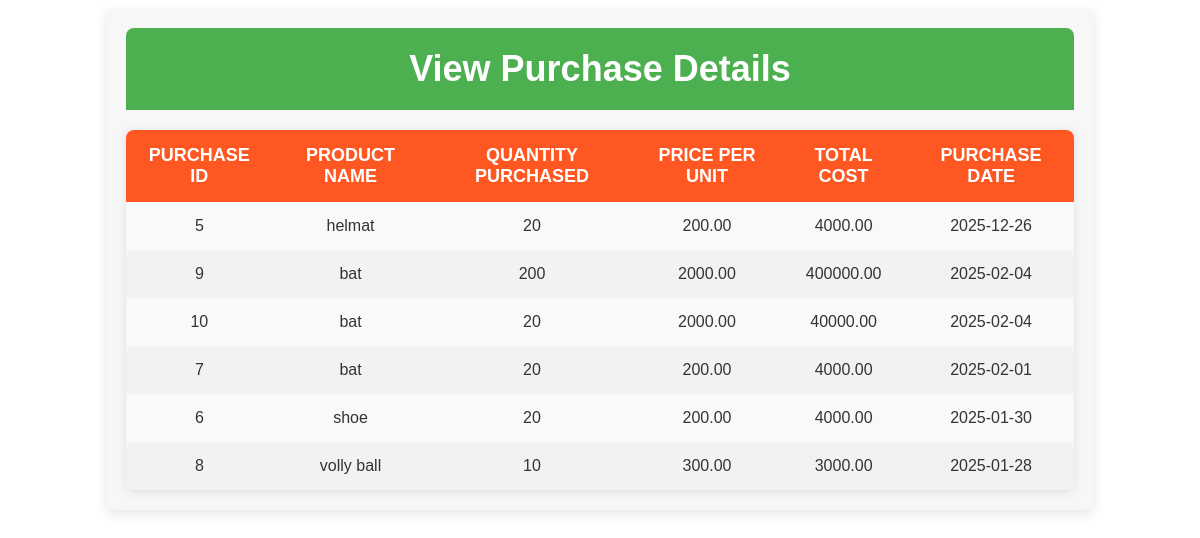
/view_purchase_details.php, run on the app's committed database.
### tables this page shows
CREATE TABLE `purchases` (
  `id` int(11) NOT NULL,
  `product_id` int(11) NOT NULL,
  `quantity` int(11) NOT NULL,
  `price` decimal(10,2) NOT NULL,
  `purchase_date` date NOT NULL
);

CREATE TABLE `products` (
  `id` int(11) NOT NULL,
  `name` varchar(255) NOT NULL,
  `description` text DEFAULT NULL,
  `price` decimal(10,2) NOT NULL,
  `quantity` int(11) NOT NULL,
  `image` varchar(255) NOT NULL
);

### view_purchase_details.php (the view, shortened to what this page needs)
<?php
$servername = "localhost";
$username = "root";
$password = "";
$dbname = "project";
$conn = new mysqli($servername, $username, $password, $dbname);
$sql = "SELECT purchases.id, products.name AS product_name, purchases.quantity, purchases.price,
        purchases.purchase_date, (purchases.quantity * purchases.price) AS total_cost
        FROM purchases
        JOIN products ON purchases.product_id = products.id
        ORDER BY purchases.purchase_date DESC";
$result = $conn->query($sql);
?>
<!DOCTYPE html>
<html lang="en">
<head>
    <link rel="stylesheet" href="sales_details.css">
</head>
<body>
    <div class="container">
        <header>
            <h1>View Purchase Details</h1>
        </header>
        <table>
            <thead>
                <tr>
                    <th>Purchase ID</th>
                    <th>Product Name</th>
                    <th>Quantity Purchased</th>
                    <th>Price per Unit</th>
                    <th>Total Cost</th>
                    <th>Purchase Date</th>
                </tr>
            </thead>
            <tbody>
                <?php
                if ($result->num_rows > 0) {
                    while($row = $result->fetch_assoc()) {
                        echo "<tr>
                                <td>" . $row['id'] . "</td>
                                <td>" . $row['product_name'] . "</td>
                                <td>" . $row['quantity'] . "</td>
                                <td>" . $row['price'] . "</td>
                                <td>" . $row['total_cost'] . "</td>
                                <td>" . $row['purchase_date'] . "</td>
                              </tr>";
                    }
                } else {
                    echo "<tr><td colspan='6'>No purchase records found</td></tr>";
                }
                ?>
            </tbody>
        </table>
    </div>
</body>
</html>

### sales_details.css (style rules this page uses)
.container { width: 80%; margin: 0 auto; padding: 20px; font-family: 'Arial', sans-serif; background-color: #f7f7f7; border-radius: 8px; box-shadow: 0 4px 12px rgba(0, 0, 0, 0.1); }
header { text-align: center; padding: 20px 0; background-color: #4CAF50; color: white; border-radius: 8px 8px 0 0; }
header h1 { font-size: 36px; margin: 0; }
table { width: 100%; border-collapse: collapse; margin-top: 20px; background-color: #fff; border-radius: 8px; overflow: hidden; box-shadow: 0 2px 10px rgba(0, 0, 0, 0.1); }
th { background-color: #FF5722; color: white; font-weight: bold; padding: 15px; font-size: 18px; text-transform: uppercase; }
td { text-align: center; padding: 15px; font-size: 16px; background-color: #f9f9f9; color: #333; }
tr:nth-child(even) td { background-color: #f2f2f2; }

### data on the page
purchases: id "5", product.name "helmat", quantity "20", price "200.00", total_cost "4000.00", purchase_date "2025-12-26"
purchases: id "9", product.name "bat", quantity "200", price "2000.00", total_cost "400000.00", purchase_date "2025-02-04"
purchases: id "10", product.name "bat", quantity "20", price "2000.00", total_cost "40000.00", purchase_date "2025-02-04"
purchases: id "7", product.name "bat", quantity "20", price "200.00", total_cost "4000.00", purchase_date "2025-02-01"
purchases: id "6", product.name "shoe", quantity "20", price "200.00", total_cost "4000.00", purchase_date "2025-01-30"
purchases: id "8", product.name "volly ball", quantity "10", price "300.00", total_cost "3000.00", purchase_date "2025-01-28"
